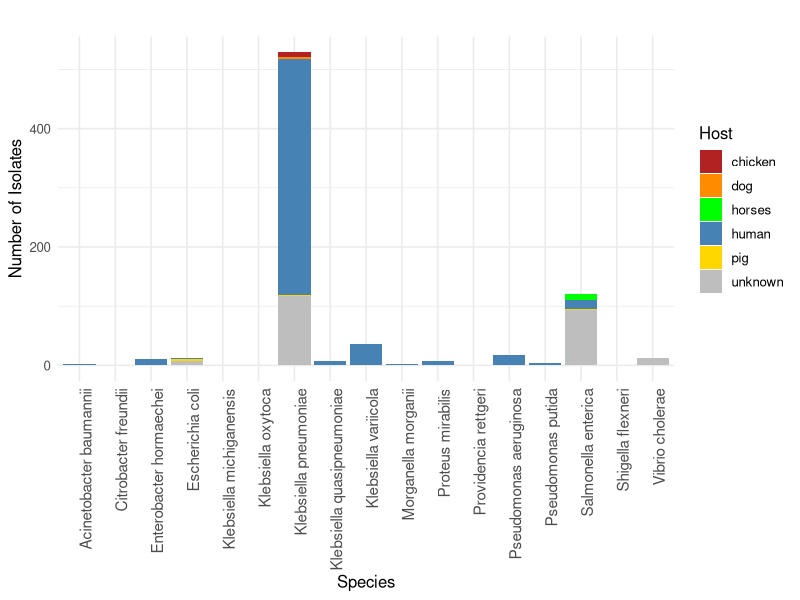
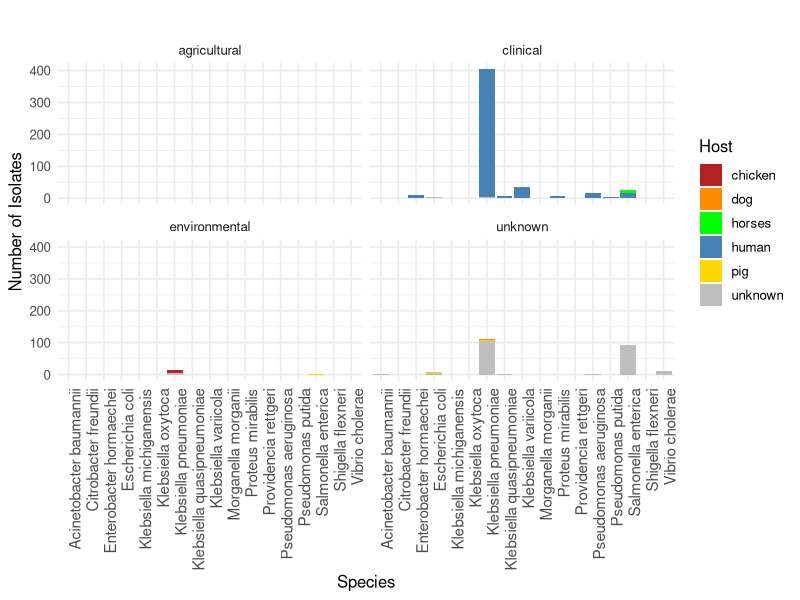
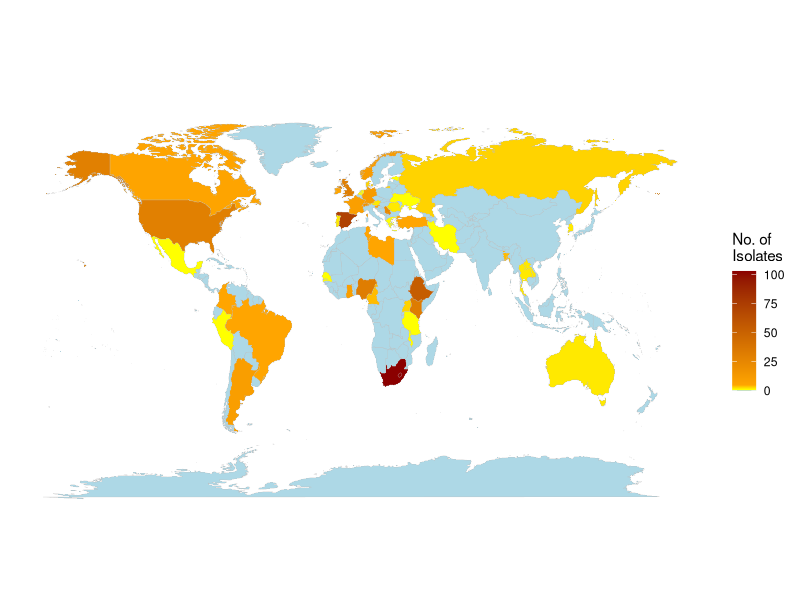
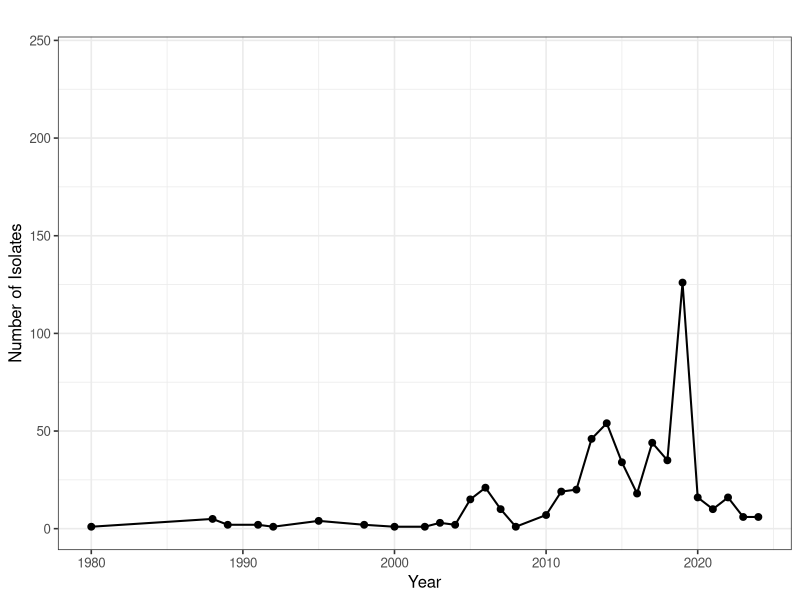
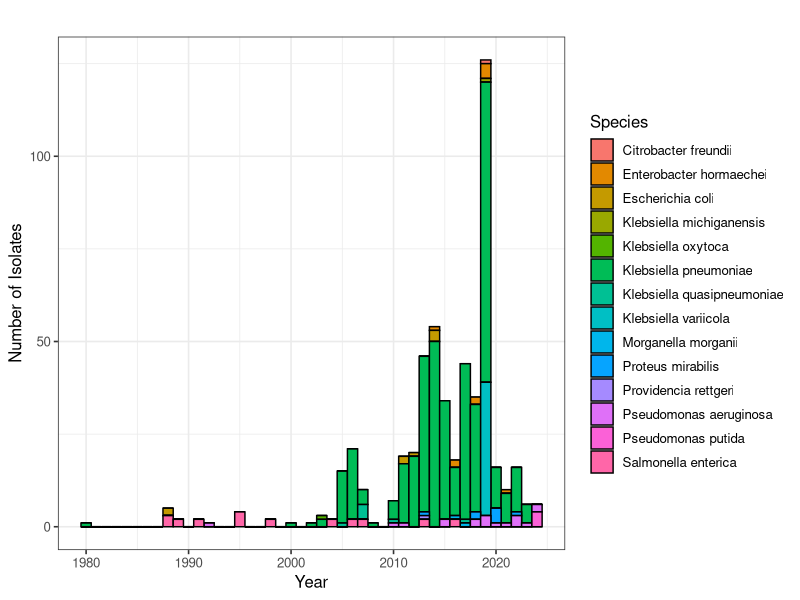
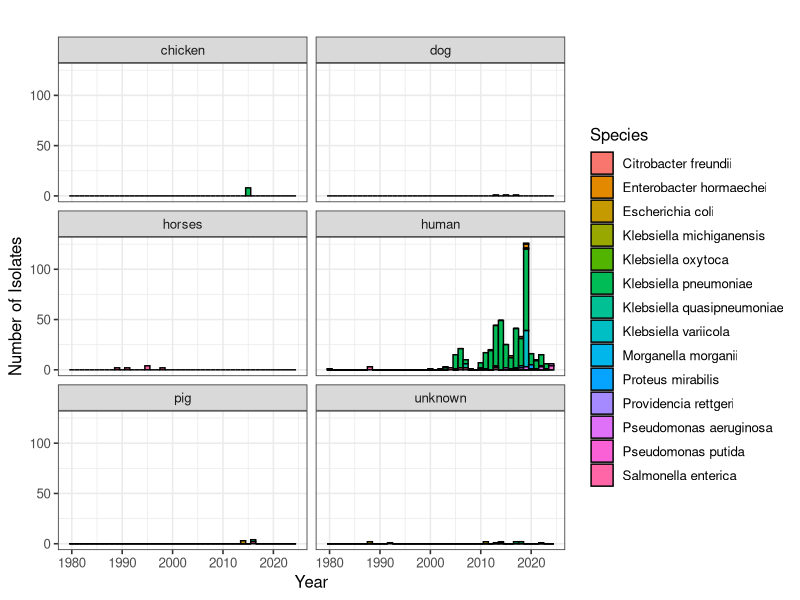
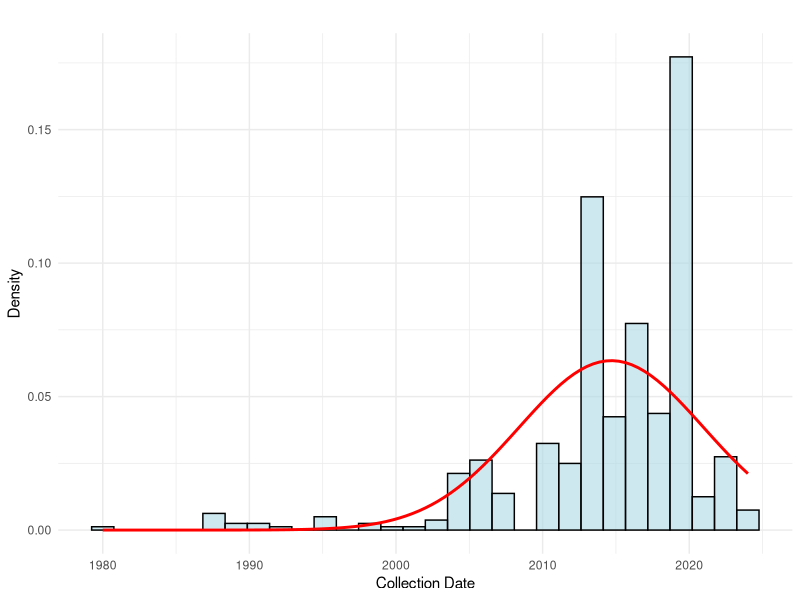
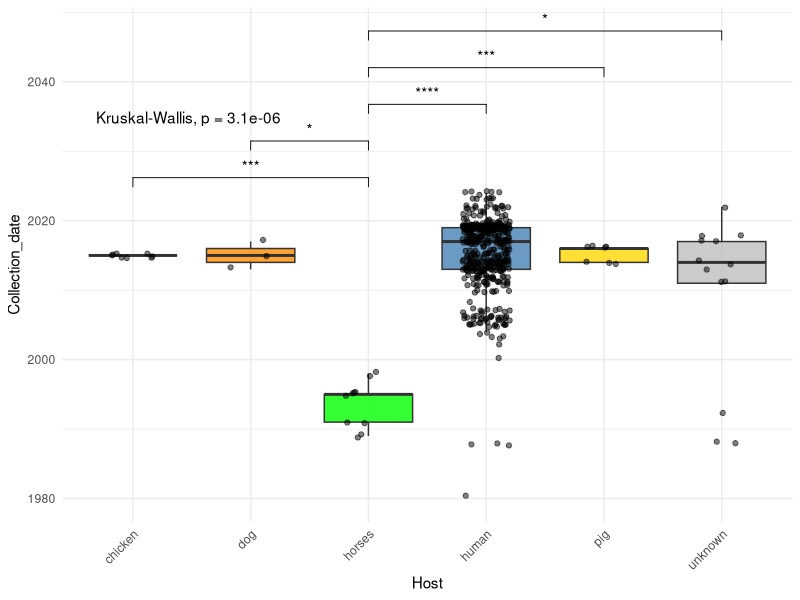

R code for these plots, in order:
## ----setup, include=TRUE----------------------------------------------------------------------

# Load required libraries
library(stringr)      # For string manipulation functions (e.g., pattern matching, replacement, extraction)
library(dplyr)        # For data manipulation (e.g., filter, mutate, select, summarise, etc.)
library(tidyverse)    # Loads a collection of tidy data tools (includes dplyr, ggplot2, tidyr, readr, etc.)
library(ggplot2)      # For creating data visualizations and plots
library(forcats)      # For handling and reordering categorical/factor variables
library(maps)         # For drawing geographical maps (includes country/state boundaries)
library(lme4)         # For fitting linear and generalized linear mixed-effects models
library(ggpubr)       # For publication-ready plots, adds enhancements to ggplot2
library(ggrepel)      # For better label placement in ggplot2 (avoids label overlap)
library(emmeans)      # For estimating marginal means (EMMs) aka least-squares means from model outputs
library(multcomp)     # For multiple comparison procedures and simultaneous inference

install.packages("tinytex", repos = "https://cran.rstudio.com")  # Installs 'tinytex' for PDF rendering via LaTeX


#load data 
data <- read.csv("Data/blasco_rawdata.csv", na.strings = c("", "na"), stringsAsFactors = TRUE)

str(data) # View data structure



## ---------------------------------------------------------------------------------------------

# Extract Genus
data$Genus <- word(data$Scientific_name, 1) # create a new column with just the genus name
data$Genus <- as.factor(data$Genus) # convert  the new Genus data to factor

# Standardize Salmonella names
unique(data$Scientific_name) # Check for unique scientific names
data$Species <- data$Scientific_name  # Create a species column
data$Species[grepl("Salmonella", data$Species)] <- "Salmonella enterica"  # Replace all Salmonella with Salmonella enterica


# # Fix column name for clarity
colnames(data)[which(names(data) == "Isolation._type")] <- "Isolation_type"


# Standardize and clean multiple columns in one loop
columns_to_clean <- c("Host", "Isolation_type", "Isolation_source")

for (col in columns_to_clean) {
  # Convert to character
  data[[col]] <- as.character(data[[col]])
  
  # Replace NA values
  data[[col]][is.na(data[[col]])] <- "unknown"
  
  # Trim whitespace and convert to lowercase
  data[[col]] <- trimws(tolower(data[[col]]))
  
  # Convert back to factor
  data[[col]] <- factor(data[[col]])
}


# View first six rows of cleaned data
head(data)

# Save the cleaned dataset
write.csv(data, "Data/blasco_cleaned_data.csv", row.names = FALSE)


## ---------------------------------------------------------------------------------------------
# Check summary statistics
summary(data)

# Create summary table of key variables
summary_table <- data.frame(
  Variable = c("Number of Isolates", "Bacterial Species", "Host Types", "Countries", 
               "Isolation Sources", "Isolation Type", "Time Range"),
  Value = c(nrow(data), length(unique(data$Scientific_name)), 
            length(unique(data$Host[!is.na(data$Host)])), length(unique(data$Location[!is.na(data$Location)])),
            length(unique(data$Isolation_source[!is.na(data$Isolation_source)])),
             length(unique(data$Isolation_type[!is.na(data$Isolation_type)])),
            paste(min(data$Collection_date, na.rm=TRUE), "-", 
                  max(data$Collection_date, na.rm=TRUE)))
)

summary_table

# Save summary table
write.csv(summary_table, "Data/summary_table.csv", row.names = FALSE)




## ---------------------------------------------------------------------------------------------

# Plot 1: Host distribution of blaSCO-1-harboring bacterial species

# Create the plot with distinct colors for each Host
SpHst <- ggplot(data, aes(x = Species, fill = Host)) +
  geom_bar(stat = "count", position = "stack") +
  labs(
    title = " ",
    x = "Species",
    y = "Number of Isolates",
    fill = "Host"
  ) +
  scale_fill_manual(values = c(
    "chicken" = "firebrick",
    "dog" = "darkorange",
    "horses" = "green",
    "human" = "steelblue",
    "pig" = "gold",
    "unknown" = "gray"
  )) + # Assign distinct colors to each host category
  theme_minimal(base_size = 12) + # A clean theme with a readable font size
  theme(axis.text.x = element_text(angle = 90, hjust = 1, size = 11)) # Rotate x-axis labels if needed
SpHst


# Plot 2: Isolation Type and Host distribution of blaSCO-1-harboring bacterial species

SpHsIt <- ggplot(data, aes(x = Species, fill = Host)) +
  geom_bar(position = "stack") +
  facet_wrap(~ Isolation_type) +
  labs(
    title = " ",
    x = "Species",
    y = "Number of Isolates",
    fill = "Host"
  ) +
  scale_fill_manual(values = c(
    "chicken" = "firebrick",
    "dog" = "darkorange",
    "horses" = "green",
    "human" = "steelblue",
    "pig" = "gold",
    "unknown" = "gray"
  )) +
  theme_minimal(base_size = 12) +
  theme(axis.text.x = element_text(angle = 90, hjust = 1, size = 11))

SpHsIt

# Plot 3: Arrange both ggplot objects into a single figure
 
SpHst_SpHsIt  <- ggarrange(
  SpHst,  # First plot: SpHst
  SpHsIt,  # Second plot: SpHsIt
  labels = "auto",  # Automatically label the plots (A, B, C, etc.)
  nrow = 1,  # Arrange the plots in 3 rows
  ncol = 2,  # Arrange the plots in 1 column
  common.legend = TRUE,   # Share one legend
  legend = "right"        # Position of the shared legend
)


# Save manuscript ready combined figure

jpeg("Results/Figures/HostSpecies_distribution_plots.jpg", width = 16, height = 8, units = "in", res = 300)
print(SpHst_SpHsIt)
dev.off()




## ---------------------------------------------------------------------------------------------
# Plot 4: Geographic distribution of Isolates
# Prepare location data: remove missing entries and standardize country names
location_data <- data %>%
  filter(!is.na(Location)) %>%                 # Remove isolates with missing location data
  mutate(Country = Location) %>%               # Rename for clarity
  group_by(Country) %>%
  summarize(Count = n())                       # Count isolates per country


# Get map data for world countries
world_map <- map_data("world")

# Join isolate count data with geographic map data
world_data <- left_join(world_map, location_data, by = c("region" = "Country"))

# Replace missing count values with 0 to avoid plotting issues
world_data$Count[is.na(world_data$Count)] <- 0

# Plot choropleth map of isolate counts by country
Geo_dist <- ggplot(data = world_data) +
  geom_polygon(aes(x = long, y = lat, group = group, fill = Count),
               color = "grey", linewidth = 0.1) +
  scale_fill_gradientn(
  colors = c("lightblue", "yellow", "orange", "darkred"),  # Gradient from low to high isolate counts
  values = scales::rescale(c(0, 1, 5, max(world_data$Count, na.rm = TRUE))),  # Emphasizes lower-count variation
  limits = c(0, max(world_data$Count, na.rm = TRUE)),  # Ensures full data range is represented
  name = "No. of\nIsolates"  # Legend title with line break
  ) +
  theme_minimal() +
  theme(axis.text = element_blank(),
        axis.title = element_blank(),
        panel.grid = element_blank()) +
  labs(title = " ") +
  coord_fixed(1.3)
Geo_dist

# Save manuscript ready figure
jpeg("Results/Figures/global_distribution_map.jpg", width = 12, height = 8, units = "in", res = 300)
print(Geo_dist)
dev.off()


## ---------------------------------------------------------------------------------------------

# Plot 5: Frequency of Temporal Distribution of blaSCO-1-Harboring Isolates 
Temp_data <- data %>%
  group_by(Collection_date) %>%
  summarise(count = n(), .groups = "drop")

Temp <- ggplot(Temp_data, aes(x = Collection_date, y = count)) +
  geom_line(color = "black", linewidth = 0.7) +
  geom_point(color = "black", size = 2) +
  theme_bw(base_size = 12) +
  labs(
    title = " ",
    x = "Year",
    y = "Number of Isolates"
  )

Temp


# Plot 6 : Temporal Distribution of blaSCO-1-Harboring Isolates across Species
Temp_Sp <-ggplot(data, aes(x = Collection_date, fill = Species)) +
  geom_histogram(binwidth = 1, color = "black") +
  theme_bw(base_size = 12) +
  labs(
    title = " ",
    x = "Year",
    y = "Number of Isolates",
    fill = "Species"
  )
Temp_Sp

# Plot 7 : Temporal Distribution of blaSCO-1-Harboring Isolates across Species and Host
Temp_SpHst <- ggplot(data, aes(x = Collection_date, fill = Species)) +
  geom_histogram(binwidth = 1, color = "black") +
  facet_wrap(~ Host, ncol = 2) +
  theme_bw(base_size = 12) +
  labs(
    title = " ",
    x = "Year",
    y = "Number of Isolates",
    fill = "Species"
  )
Temp_SpHst

# Plot 8: Arrange both ggplot objects into a single figure
Temp_Sp_SpHst <- ggarrange(
  Temp,  # First plot: Temp
  Temp_Sp,  # Second plot: Temp_Sp
  Temp_SpHst,  # Third plot: Temp_SpHst
  labels = "auto",  # Automatically label the plots (A, B, C, etc.)
  nrow = 1,  # Arrange the plots in 3 rows
  ncol = 3,  # Arrange the plots in 1 column
  common.legend = TRUE,
  legend = TRUE  # Do not include a legend in the combined figure
)


# Save manuscript ready combined figure
jpeg("Results/Figures/temporal_distribution_map.jpg", width = 12, height = 8, units = "in", res = 300)
print(Temp_Sp_SpHst)
dev.off()


## ---------------------------------------------------------------------------------------------

# Perform the Shapiro-Wilk test for normality
shapiro.test(data$Collection_date)

# Create a histogram and overlay a normal distribution curve
Norm_plot <- ggplot(data, aes(x = Collection_date)) +
  geom_histogram(aes(y = ..density..), bins = 30, fill = "lightblue", color = "black", alpha = 0.6) +
  stat_function(fun = dnorm, args = list(mean = mean(data$Collection_date, na.rm = TRUE), sd = sd(data$Collection_date, na.rm = TRUE)), 
                color = "red", linewidth = 1) +
  labs(title = " ",
       x = "Collection Date",
       y = "Density") +
  theme_minimal()

Norm_plot

# Save manuscript ready combined figure
jpeg("Results/Figures/normality_plot.jpg", width = 12, height = 8, units = "in", res = 300)
print(Norm_plot)
dev.off()


## ---------------------------------------------------------------------------------------------

# Kruskal-Wallis and Wilcoxon test: Variables to compare with Collection date
vars <- c("Host", "Isolation_type")

# Custom colors for Host
host_colors <- c(
  "chicken" = "firebrick",
  "dog" = "darkorange",
  "horses" = "green",
  "human" = "steelblue",
  "pig" = "gold",
  "unknown" = "gray"
)

# Ensure Host factor levels match color order
data$Host <- factor(data$Host, levels = names(host_colors))

# Initialize plot list
plot_list <- list()


for (v in vars) {
  formula <- as.formula(paste("Collection_date ~", v))
  
  # Kruskal-Wallis test
  kruskal_result <- kruskal.test(formula, data = data)
  print(paste("Kruskal-Wallis test for", v, "p-value:", round(kruskal_result$p.value, 8)))

  # Initialize an empty list to store pairwise comparisons 
  my_comparisons <- list()

  # # If the variable is 'Host' and the Kruskal-Wallis test is significant, perform pairwise Wilcoxon test for Host
  if (v == "Host" && kruskal_result$p.value < 0.05) {
    pw <- pairwise.wilcox.test(data$Collection_date, data[[v]], p.adjust.method = "BH")
    print("Pairwise Wilcoxon adjusted p-values:")
    print(pw$p.value)

    # Extract significant comparisons
    p_values <- pw$p.value
    sig_pairs <- which(p_values < 0.05, arr.ind = TRUE)
    
# Create the list of comparisons properly
    if (nrow(sig_pairs) > 0) {
      for (i in 1:nrow(sig_pairs)) {
        my_comparisons[[i]] <- c(rownames(p_values)[sig_pairs[i, 1]], colnames(p_values)[sig_pairs[i, 2]])
      }
    }
  }

  # Get max collection year per group for proper y-label placement
  max_y <- data %>%
    group_by(.data[[v]]) %>%
    summarise(max_val = max(Collection_date, na.rm = TRUE)) %>%
    pull(max_val) %>%
    max(na.rm = TRUE)

  label_y_pos <- max_y + 10  # Adjust spacing

  # Build plot with jitter
  p <- ggplot(data, aes_string(x = v, y = "Collection_date", fill = v)) +
    geom_boxplot(outlier.shape = NA, alpha = 0.8) +
    geom_jitter(width = 0.2, alpha = 0.5, size = 1.5) +
    theme_minimal() +
    theme(axis.text.x = element_text(angle = 45, hjust = 1),
          legend.position = "none") +
    labs(" ") +
    stat_compare_means(method = "kruskal.test", label.y = label_y_pos)

  # Add custom fill and Wilcoxon for Host
  if (v == "Host") {
    p <- p + scale_fill_manual(values = host_colors)
    if (length(my_comparisons) > 0) {
      p <- p + stat_compare_means(
        comparisons = my_comparisons,
        method = "wilcox.test",
        p.adjust.method = "BH",
        label = "p.signif"
      )
    }
  }

  # Store
  plot_list[[v]] <- p
  print(p)
}

# Arrange both plots
Col <- ggarrange(
  plot_list[["Host"]],
  plot_list[["Isolation_type"]],
  labels = c("a", "b"),
  ncol = 2,
  common.legend = FALSE
)


# Save manuscript ready combined figure
jpeg("Results/Figures/collection_date_significance.jpg", width = 12, height = 8, units = "in", res = 300)
print(Col)
dev.off()


## ---------------------------------------------------------------------------------------------

# Create a contingency table for Isolation Source vs Host Association
table_isolation_host <- table(data$Isolation_source, data$Host)
head(table_isolation_host)

# Fisher's Exact test will be used because many isolate source count were zero(0) for some hosts

# Perform Fisher's Exact Test using simulation
fisher_result_isolation_host_sim <- fisher.test(table_isolation_host, simulate.p.value = TRUE, B = 10000)

# Print the result
print(fisher_result_isolation_host_sim)


Is_Hst <- ggplot(data, aes(x = Isolation_source, y = Host, color = Host)) +
  geom_jitter(width = 0.3, height = 0.2, alpha = 0.8, size = 1) +
  labs(title = " ",
       x = "Isolation Source",
       y = "Host") +
  theme_minimal() +
  scale_color_manual(values = host_colors) +
  theme(axis.text.x = element_text(angle = 45, hjust = 1)) +
  coord_flip() # flip axis
Is_Hst

# Save manuscript ready figure
jpeg("Results/Figures/Host_isolate_source_association.jpg", width = 12, height = 8, units = "in", res = 300)
print(Is_Hst)
dev.off()


## ---------------------------------------------------------------------------------------------

# Create a contingency table for clinical vs. non-clinical isolates
table_clinical_nonclinical <- table(data$Isolation_type, data$Element_symbol) 
print(table_clinical_nonclinical)


# Perform Chi-square test
chi_square_result <- chisq.test(table_clinical_nonclinical)
print(chi_square_result)



## ---------------------------------------------------------------------------------------------

# Fit the generalized linear model to see host vs species interaction over time
glm_model <- glm(Collection_date ~ Species * Host, data = data)
summary(glm_model)


# Estimate EMMeans
emm <- emmeans(glm_model, ~ Species * Host)

# Convert to data frame and remove rows with missing emmeans (non-estimable)
emm_df <- as.data.frame(emm)
emm_df <- na.omit(emm_df)

# Plot only the valid combinations
library(ggplot2)
em_plot <-ggplot(emm_df, aes(x = interaction(Species, Host), y = emmean)) +
  geom_point(size = 3) +
  geom_errorbar(aes(ymin = lower.CL, ymax = upper.CL), width = 0.2) +
  theme_minimal() +
  theme(
    axis.text.x = element_text(angle = 60, hjust = 1),
    plot.title = element_text(size = 14, face = "bold")
  ) +
  labs(
    title = " ",
    x = "Species–Host Combination",
    y = "Estimated Mean Collection Year"
  )
em_plot

# Save manuscript ready figure
jpeg("Results/Figures/Host_species_interaction.jpg", width = 12, height = 8, units = "in", res = 300)
print(em_plot)
dev.off()
